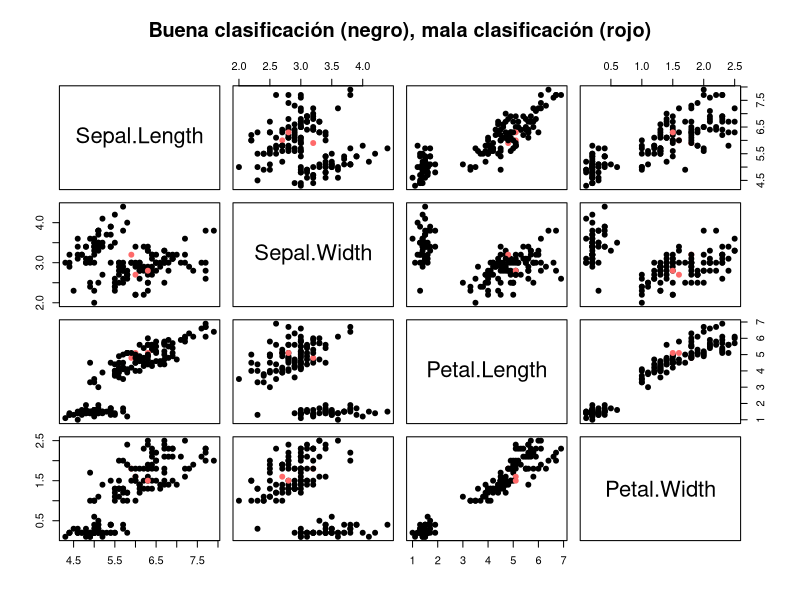
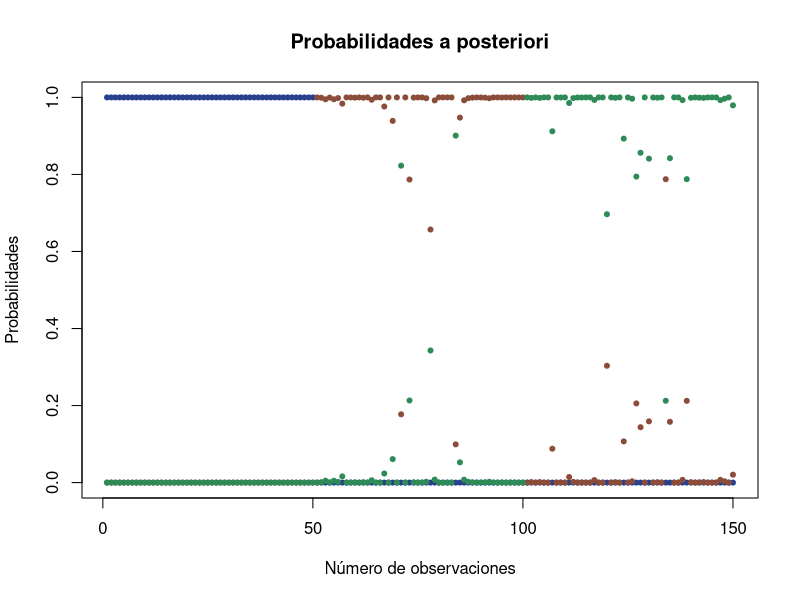

The R source for these figures, in order:

#_______________Análisis Discriminante Lineal__________________

#Se carga la matriz de datos de iris
library(MASS)
Z<-as.data.frame(iris)
head(Z)

#Se hace una separación entre las variables numéricas y la variable categórica
x<-Z[,1:4]
y<-Z[,5]

#Se obtienen las dimensiones de la matriz de datos
n<-nrow(x)
p<-ncol(x)

#Se genera el modelo de discriminante lineal con validación cruzada (CV)
lda.iris<-lda(Z$Species~.,data=Z,CV=TRUE)

#Se observa el vector que contiene las clasificaciones que realiza el modelo
lda.iris$class

#Se realiza la matriz de confusión 
table.lda<-table(y,lda.iris$class)
table.lda
#Se obtiene su error de discriminación
mis.lda<- n-sum(y==lda.iris$class)
mis.lda/n

# Se localizan los sujetos que estan mal clasificados
col.lda.iris<-c("indianred1","black")[1*(y==lda.iris$class)+1]
pairs(x,main="Buena clasificación (negro), mala clasificación (rojo)",
      pch=19,col=col.lda.iris)
#Se observa la matriz de probabilidades con las que clasifica a cada sujeto el modelo
round(lda.iris$posterior,3)

#Gráfico de las probabilidades a posteriori calculadas
plot(1:n, lda.iris$posterior[,1],
     main="Probabilidades a posteriori",
     pch=20, col="#27408B",
     xlab="Número de observaciones", ylab="Probabilidades")
points(1:n,lda.iris$posterior[,2],
       pch=20, col="#8B4C39")
points(1:n,lda.iris$posterior[,3],
       pch=20, col="#2E8B57")
